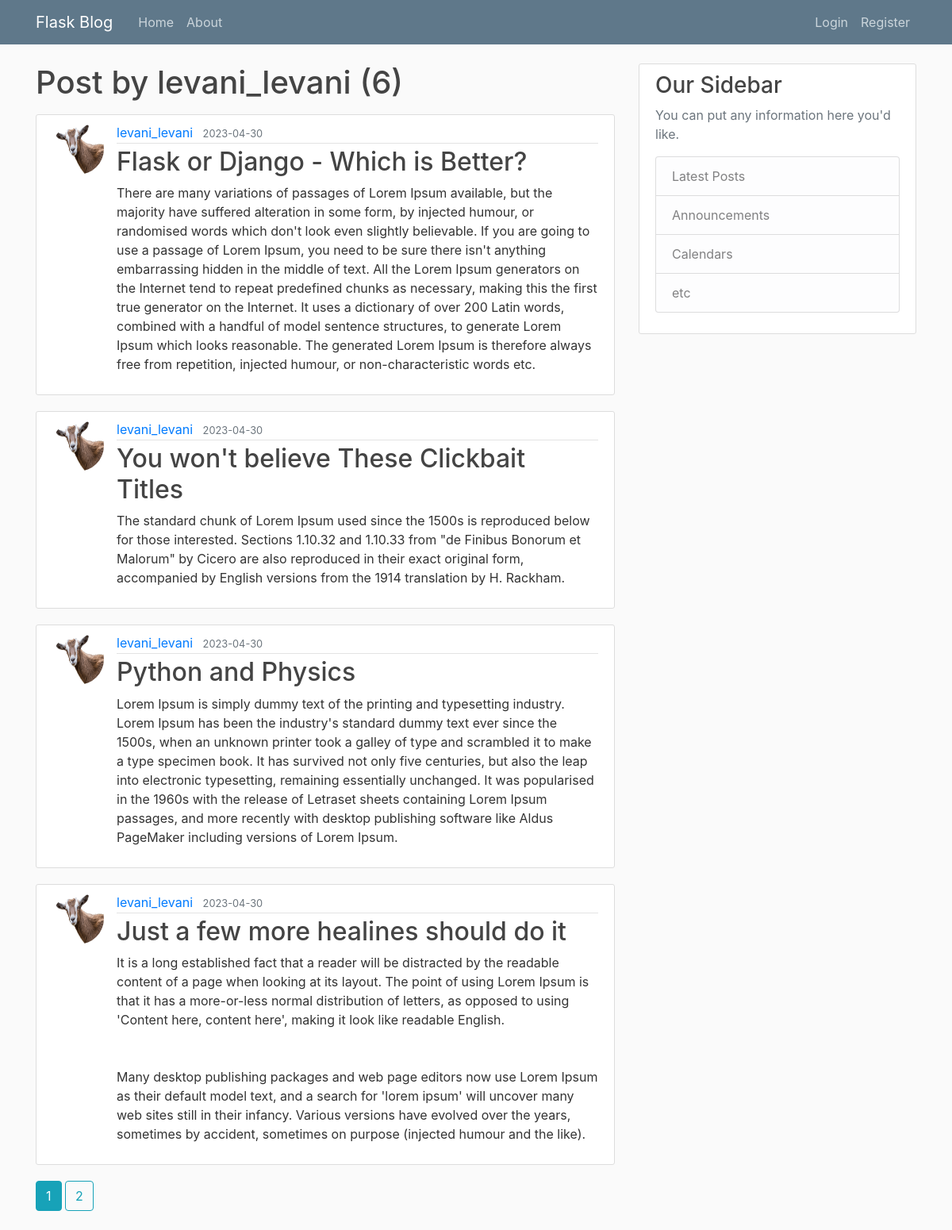
The page /user/levani_levani on the database its author committed.
### flaskblog/models.py (models this page shows, shortened)
class User(db.Model, UserMixin):
    id = db.Column(db.Integer, primary_key=True)
    username = db.Column(db.String(20), unique=True, nullable=False)
    email = db.Column(db.String(120), unique=True, nullable=False)
    image_file = db.Column(db.String(20), nullable=False,
                           default='default.jpg')
    password = db.Column(db.String(60), nullable=False)
    posts = db.relationship('Post', backref='author', lazy=True)

class Post(db.Model):
    id = db.Column(db.Integer, primary_key=True)
    title = db.Column(db.String(100), nullable=False)
    date_posted = db.Column(db.DateTime, nullable=False,
                            default=datetime.utcnow())
    content = db.Column(db.Text, nullable=False)
    user_id = db.Column(db.Integer, db.ForeignKey('user.id'), nullable=False)

### flaskblog/users/routes.py (the view)
@users.route("/user/<string:username>")
def user_posts(username):
    page = request.args.get('page', 1, type=int)
    user = User.query.filter_by(username=username).first_or_404()
    posts = Post.query.filter_by(author=user)\
        .order_by(Post.date_posted.desc())\
        .paginate(page=page, per_page=4)
    return render_template('user_post.html', posts=posts, user=user)

### flaskblog/templates/user_post.html
{% extends "layout.html" %}
{% block content %}
<h1 class="mb-3">Post by {{ user.username }} ({{ posts.total }})</h1>
{% for post in posts.items %}
<article class="media content-section">
    <img class="rounded-circle article-img"
        src="{{ url_for('static', filename='profile_pics/' + post.author.image_file) }}" alt="">
    <div class="media-body">
        <div class="article-metadata">
            <a class="mr-2" href="{{ url_for('users.user_posts', username=post.author.username) }}">{{
                post.author.username
                }}</a>
            <small class="text-muted">{{ post.date_posted.strftime('%Y-%m-%d') }}</small>
        </div>
        <h2><a class="article-title" href="{{ url_for('posts.post', post_id=post.id) }}">{{ post.title }}</a></h2>
        <p class="article-content">{{ post.content }}</p>
    </div>
</article>
{% endfor %}
{% for page_num in posts.iter_pages(left_edge=1, right_edge=1, left_current=1, right_current=2) %}
{% if page_num %}
{% if posts.page == page_num %}
<a class="btn btn-info mb-4" href="{{ url_for('users.user_posts', username=user.username, page=page_num) }}">{{ page_num
    }}</a>
{% else %}
<a class="btn btn-outline-info mb-4" href="{{ url_for('users.user_posts', username=user.username, page=page_num) }}">{{
    page_num }}</a>
{% endif %}
{% else %}
...
{% endif %}
{% endfor %}
{% endblock content %}

### flaskblog/templates/layout.html (shortened to what this page needs)
<!DOCTYPE html>
<html>
<head>
    <link rel="stylesheet" href="https://maxcdn.bootstrapcdn.com/bootstrap/4.0.0/css/bootstrap.min.css"
>
    <link rel="stylesheet" type="text/css" href="{{ url_for('static', filename='main.css') }}">
</head>
<body>
    <header class="site-header">
        <nav class="navbar navbar-expand-md navbar-dark bg-steel fixed-top">
            <div class="container">
                <a class="navbar-brand mr-4" href="/">Flask Blog</a>
                <div class="collapse navbar-collapse" id="navbarToggle">
                    <div class="navbar-nav mr-auto">
                        <a class="nav-item nav-link" href="{{ url_for('main.home') }}">Home</a>
                        <a class="nav-item nav-link" href="{{ url_for('main.about') }}">About</a>
                    </div>
                    <div class="navbar-nav">
                        {% if current_user.is_authenticated %}
                        <a class="nav-item nav-link" href="{{ url_for('posts.new_post') }}">New Post</a>
                        <a class="nav-item nav-link" href="{{ url_for('users.account') }}">Account</a>
                        <a class="nav-item nav-link" href="{{ url_for('users.logout') }}">Logout</a>
                        {% else %}
                        <a class="nav-item nav-link" href="{{ url_for('users.login') }}">Login</a>
                        <a class="nav-item nav-link" href="{{ url_for('users.register') }}">Register</a>
                        {% endif %}
                    </div>
                </div>
            </div>
        </nav>
    </header>
    <main role="main" class="container">
        <div class="row">
            <div class="col-md-8">
                {% block content %}{% endblock %}
            </div>
            <div class="col-md-4">
                <div class="content-section">
                    <h3>Our Sidebar</h3>
                    <p class='text-muted'>You can put any information here you'd like.
                    <ul class="list-group">
                        <li class="list-group-item list-group-item-light">Latest Posts</li>
                        <li class="list-group-item list-group-item-light">Announcements</li>
                        <li class="list-group-item list-group-item-light">Calendars</li>
                        <li class="list-group-item list-group-item-light">etc</li>
                    </ul>
                    </p>
                </div>
            </div>
        </div>
    </main>
</body>
</html>

### flaskblog/static/main.css (style rules this page uses)
body { background: #fafafa; color: #333333; margin-top: 5rem; }
h1, h2, h3, h4, h5, h6 { color: #444444; }
.bg-steel { background-color: #5f788a; }
.site-header .navbar-nav .nav-link { color: #cbd5db; }
.content-section { background: #ffffff; padding: 10px 20px; border: 1px solid #dddddd; border-radius: 3px; margin-bottom: 20px; }
.article-title { color: #444444; }
.article-content { white-space: pre-line; }
.article-img { height: 65px; width: 65px; margin-right: 16px; }
.article-metadata { padding-bottom: 1px; margin-bottom: 4px; border-bottom: 1px solid #e3e3e3; }

### rows shown on the page
User: username "levani_levani"
Post: image_file (picture), author.username "levani_levani", date_posted "2023-04-30", title "Flask or Django - Which is Better?", content "There are many variations of passages of Lorem Ipsum available, but the majority have suffered alteration in some form, by injected humour, or randomised words which don't look even slightly believable. If you are going to use a passage of Lorem Ipsum, you need to be sure there isn't anything embarrassing hidden in the middle of text. All the Lorem Ipsum generators on the Internet tend to repeat predefined chunks as necessary, making this the first true generator on the Internet. It uses a dictionary of over 200 Latin words, combined with a handful of model sentence structures, to generate Lorem Ipsum which looks reasonable. The generated Lorem Ipsum is therefore always free from…"
Post: image_file (picture), author.username "levani_levani", date_posted "2023-04-30", title "You won't believe These Clickbait Titles", content "The standard chunk of Lorem Ipsum used since the 1500s is reproduced below for those interested. Sections 1.10.32 and 1.10.33 from \"de Finibus Bonorum et Malorum\" by Cicero are also reproduced in their exact original form, accompanied by English versions from the 1914 translation by H. Rackham."
Post: image_file (picture), author.username "levani_levani", date_posted "2023-04-30", title "Python and Physics", content "Lorem Ipsum is simply dummy text of the printing and typesetting industry. Lorem Ipsum has been the industry's standard dummy text ever since the 1500s, when an unknown printer took a galley of type and scrambled it to make a type specimen book. It has survived not only five centuries, but also the leap into electronic typesetting, remaining essentially unchanged. It was popularised in the 1960s with the release of Letraset sheets containing Lorem Ipsum passages, and more recently with desktop publishing software like Aldus PageMaker including versions of Lorem Ipsum."
Post: image_file (picture), author.username "levani_levani", date_posted "2023-04-30", title "Just a few more healines should do it", content "It is a long established fact that a reader will be distracted by the readable content of a page when looking at its layout. The point of using Lorem Ipsum is that it has a more-or-less normal distribution of letters, as opposed to using 'Content here, content here', making it look like readable English. Many desktop publishing packages and web page editors now use Lorem Ipsum as their default model text, and a search for 'lorem ipsum' will uncover many web sites still in their infancy. Various versions have evolved over the years, sometimes by accident, sometimes on purpose (injected humour and the like)."

### other values the page prints
{{ posts.total }} "6"
{{ page_num }} "1"
{{ page_num }} "2"
